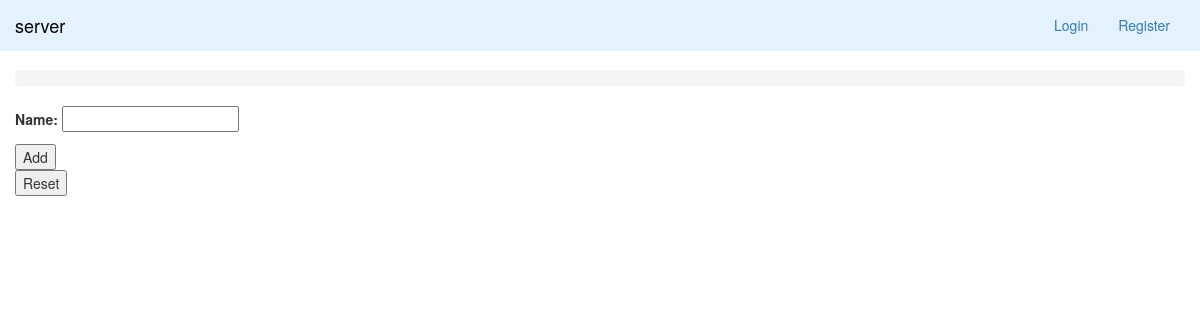
The page /backdoor-add-code on the database as committed earlier.
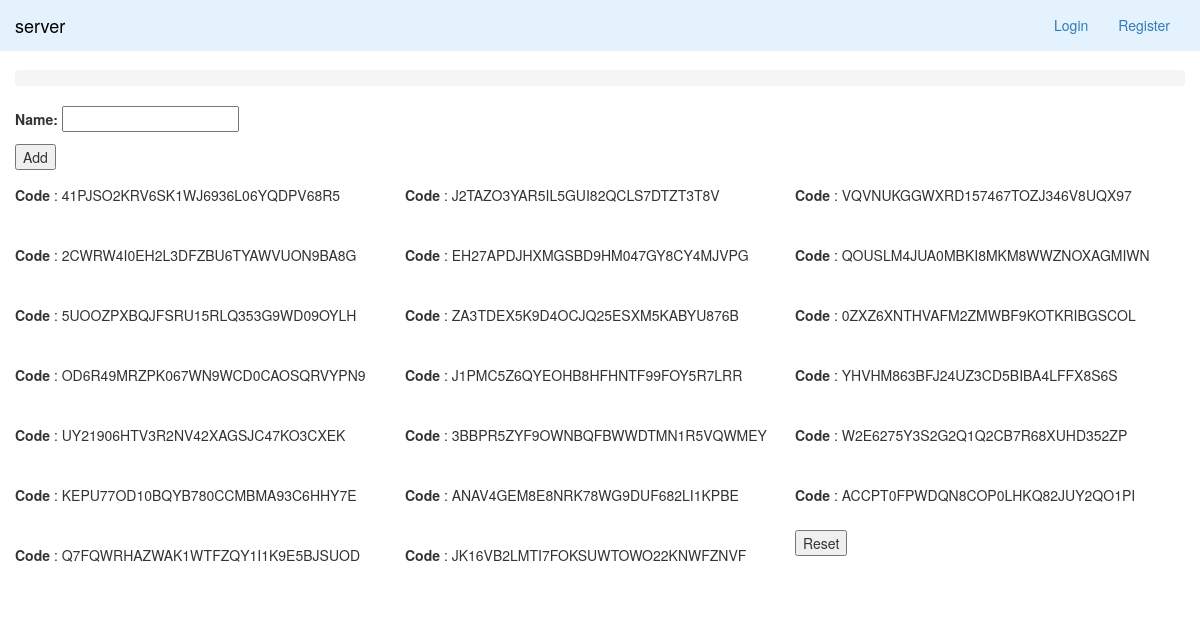
The same page on the database as committed later.
### firmware/models/Code.py (models this page shows)
class Code(models.Model):
    name = models.CharField(max_length=200, unique=True)
    is_used = models.BooleanField(default=False)

### firmware/views/BackdoorAddCodeView.py (the view, shortened to what this page needs)
# urls.py: url(r'^backdoor-add-code$', BackdoorAddCodeView.as_view(), name='backdoor-add-code'),
@method_decorator([csrf_exempt], name='dispatch')
class BackdoorAddCodeView(View):
    template_name = 'firmware/code.html'
    def get_codes(self):
        objects = Code.objects.all()
        return objects
    def get(self, request):
        codes = self.get_codes()
        context = {'backdoor_add_code_form':BackdoorAddCodeForm(), 'codes': codes}
        return TemplateResponse(request, self.template_name, context)

### firmware/forms/BackdoorAddCodeForm.py (shortened to what this page needs)
class BackdoorAddCodeForm(forms.Form):
    name = forms.CharField()

### firmware/context_processors.py (called while the page is built)
def is_moderator(request):
    return request.user.groups.filter(name='moderator').exists()

def user(request):
    return {
        'user': request.user,
        'moderator': is_moderator(request)
    }

### templates/firmware/code.html
{% extends 'includes/layout.html' %}
{% load static %}
{% load humanize %}
{% load mathfilters %}
{% block content %}
    {% if backdoor_add_code_form %}
        <form method='post'>
            {{ backdoor_add_code_form.as_p }}
            <button type='submit'> Add </button>
        </form>
    {% endif %}
    {% for code in codes %}
        <div class='col-lg-4' style='margin: 15px 0'>
            <div class="row">
                <p> <strong> Code </strong>: {{code.name}} </p>
            </div>
        </div>
    {% endfor %}
    <form method='post' action="{% url 'firmware:backdoor-reset-code' %}">{% csrf_token %}
        <button type='submit'> Reset </button>
    </form>
{% endblock %}

Rows that differ between the two databases and show on the page:
added Code: name "41PJSO2KRV6SK1WJ6936L06YQDPV68R5"
added Code: name "J2TAZO3YAR5IL5GUI82QCLS7DTZT3T8V"
added Code: name "VQVNUKGGWXRD157467TOZJ346V8UQX97"
added Code: name "2CWRW4I0EH2L3DFZBU6TYAWVUON9BA8G"
added Code: name "EH27APDJHXMGSBD9HM047GY8CY4MJVPG"
added Code: name "QOUSLM4JUA0MBKI8MKM8WWZNOXAGMIWN"
added Code: name "5UOOZPXBQJFSRU15RLQ353G9WD09OYLH"
added Code: name "ZA3TDEX5K9D4OCJQ25ESXM5KABYU876B"
added Code: name "0ZXZ6XNTHVAFM2ZMWBF9KOTKRIBGSCOL"
added Code: name "OD6R49MRZPK067WN9WCD0CAOSQRVYPN9"
added Code: name "J1PMC5Z6QYEOHB8HFHNTF99FOY5R7LRR"
added Code: name "YHVHM863BFJ24UZ3CD5BIBA4LFFX8S6S"
added Code: name "UY21906HTV3R2NV42XAGSJC47KO3CXEK"
added Code: name "3BBPR5ZYF9OWNBQFBWWDTMN1R5VQWMEY"
added Code: name "W2E6275Y3S2G2Q1Q2CB7R68XUHD352ZP"
added Code: name "KEPU77OD10BQYB780CCMBMA93C6HHY7E"
added Code: name "ANAV4GEM8E8NRK78WG9DUF682LI1KPBE"
added Code: name "ACCPT0FPWDQN8COP0LHKQ82JUY2QO1PI"
added Code: name "Q7FQWRHAZWAK1WTFZQY1I1K9E5BJSUOD"
added Code: name "JK16VB2LMTI7FOKSUWTOWO22KNWFZNVF"
